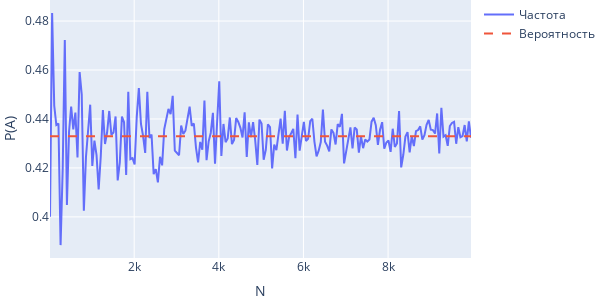

Notebook code for this chart:
### Markdown cell above
p=(C_n^m*C_n^m)/(C_(2*n)^(2*m))

### Code cell
from random import sample
import plotly.graph_objs as go
import numpy as np
from scipy.special import comb


def random_combination(n, m):
    urna = ['R'] * n + ['B'] * n
    return sample(urna, 2*m)


def theoretical_probability(n, m):
    return (comb(n, m) * comb(n, m) / comb(2*n, 2*m))


n = int(input("Введите n: "))
m = int(input("Введите m: "))
if n <= m:
    print("Ошибка: n должно быть больше m!")
    exit()

P_theoretical = theoretical_probability(n, m)
print(f"Классическая вероятность: {P_theoretical:.4f}")

N_values = np.array(range(10, 10001, 50))
P_A_values = []
for N in N_values:
    N_A = 0
    for _ in range(N):
        comb_sample = random_combination(n, m)
        if comb_sample.count('R') == m:
            N_A += 1
    P_A_values.append(N_A / N)
print(f"Частотная вероятность: {P_A_values[-1]:.4f}")
P = [P_theoretical] * len(N_values)

fig = go.Figure(layout=dict(width=600, height=300))
fig.update_layout(margin=dict(l=0, t=0, b=0))
fig.add_trace(go.Scatter(x=N_values, y=P_A_values, name='Частота'))
fig.add_trace(go.Scatter(x=N_values, y=P, name='Вероятность', line_dash='dash'))
fig.update_xaxes(title_text='N')
fig.update_yaxes(title_text='P(A)')
fig.show()

### Figure 1 — Plotly figure (JSON) as saved in the notebook; plotly's stock layout.template omitted (floating-point values rounded to 4 significant figures; data arrays with more than 128 entries replaced by an {"elided": "..."} marker saying what was removed)
{"data": [{"name": "Частота", "type": "scatter", "x": {"elided": "200 int values"}, "y": {"elided": "200 float values"}}, {"line": {"dash": "dash"}, "name": "Вероятность", "type": "scatter", "x": {"elided": "200 int values"}, "y": {"elided": "200 float values"}}], "layout": {"height": 300, "margin": {"b": 0, "l": 0, "t": 0}, "width": 600, "xaxis": {"title": {"text": "N"}}, "yaxis": {"title": {"text": "P(A)"}}}}
